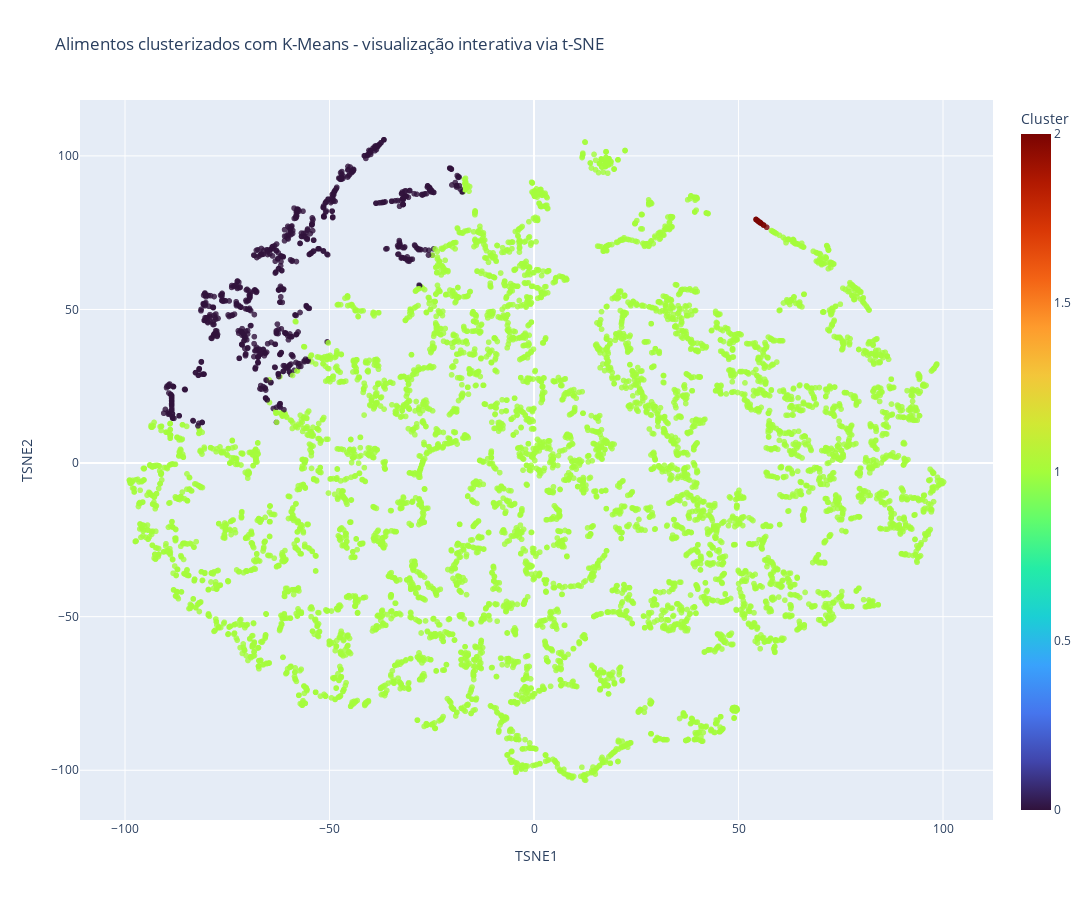

This figure's notebook cell:
### Markdown cell above
A fim de permitir uma visualização interativa, apenas como complemento, vamos utilizar o t-SNE, uma técnica...

O resultado de forma interativa pode ser visualizado em: https://roriblim.github.io/PD-validacao-clusterizacao/src/tsne_clusters.html

### Code cell
from sklearn.manifold import TSNE
import plotly.express as px

tsne = TSNE(n_components=2, perplexity=15, random_state=42)
tsne_emb = tsne.fit_transform(df_scaled)

df_plot = pd.DataFrame({
    "TSNE1": tsne_emb[:,0],
    "TSNE2": tsne_emb[:,1],
    "Cluster": labels_kmeans_best_silhuette,
    "Alimento": new_df["Shrt_Desc_per_100g"] 
})

fig = px.scatter(
    df_plot,
    x="TSNE1",
    y="TSNE2",
    color="Cluster",
    hover_name="Alimento",
    color_continuous_scale="Turbo",
    title="Alimentos clusterizados com K-Means - visualização interativa via t-SNE"
)

fig.update_layout(height=900, width=1200)
fig.update_traces(marker=dict(size=6, opacity=0.8))
fig.show()

# Gerar HTML e adicionar rodapé com referências
html = fig.to_html(full_html=True, include_plotlyjs='cdn')

footer_html = """
<div style="font-size:14px; margin:20px 0 40px 0; padding-top:10px; border-top:1px solid #e1e1e1;">
  <strong>Fonte dos dados:</strong>
  <a href="https://www.kaggle.com/datasets/thebumpkin/10400-classic-hits-10-genres-1923-to-2023" target="_blank" rel="noopener">Kaggle — 10400 Classic Hits (10 genres)</a>
  <br>
  <strong>Projeto:</strong>
  <a href="https://github.com/roriblim/PD-validacao-clusterizacao" target="_blank" rel="noopener">GitHub — PD-validacao-clusterizacao</a>
</div>
"""

parts = html.rsplit("</body>", 1)
if len(parts) == 2:
    html_with_footer = parts[0] + footer_html + "</body>" + parts[1]
else:
    html_with_footer = html + footer_html

with open("tsne_clusters.html", "w", encoding="utf-8") as f:
    f.write(html_with_footer)

### Figure 1 — Plotly figure (JSON) as saved in the notebook; plotly's stock layout.template omitted (floating-point values rounded to 4 significant figures; data arrays with more than 128 entries replaced by an {"elided": "..."} marker saying what was removed)
{"data": [{"hovertemplate": "<b>%{hovertext}</b><br><br>TSNE1=%{x}<br>TSNE2=%{y}<br>Cluster=%{marker.color}<extra></extra>", "hovertext": {"elided": "7938 str values"}, "legendgroup": "", "marker": {"color": {"elided": "7938 int values"}, "coloraxis": "coloraxis", "opacity": 0.8, "size": 6, "symbol": "circle"}, "mode": "markers", "name": "", "showlegend": false, "type": "scattergl", "x": {"elided": "7938 float values"}, "xaxis": "x", "y": {"elided": "7938 float values"}, "yaxis": "y"}], "layout": {"coloraxis": {"colorbar": {"title": {"text": "Cluster"}}, "colorscale": [[0, "#30123b"], [0.07143, "#4145ab"], [0.1429, "#4675ed"], [0.2143, "#39a2fc"], [0.2857, "#1bcfd4"], [0.3571, "#24eca6"], [0.4286, "#61fc6c"], [0.5, "#a4fc3b"], [0.5714, "#d1e834"], [0.6429, "#f3c63a"], [0.7143, "#fe9b2d"], [0.7857, "#f36315"], [0.8571, "#d93806"], [0.9286, "#b11901"], [1, "#7a0402"]]}, "height": 900, "legend": {"tracegroupgap": 0}, "title": {"text": "Alimentos clusterizados com K-Means - visualização interativa via t-SNE"}, "width": 1200, "xaxis": {"anchor": "y", "domain": [0, 1], "title": {"text": "TSNE1"}}, "yaxis": {"anchor": "x", "domain": [0, 1], "title": {"text": "TSNE2"}}}}
